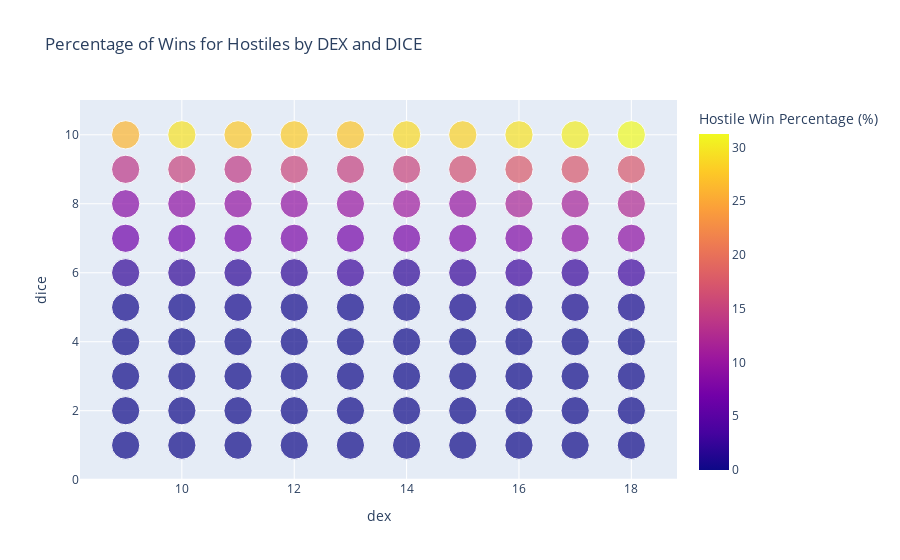

Source (notebook cell):
### Code cell
# Preprocessing data to calculate win percentages
data_grouped = data.groupby(['dex', 'dice', 'winner']).size().unstack(fill_value=0)
data_grouped['total'] = data_grouped.sum(axis=1)
data_grouped['hostile_win_percentage'] = data_grouped.get('hostiles', 0) / data_grouped['total'] * 100

# Resetting index for better plotting
data_grouped_reset = data_grouped.reset_index()

# Creating an interactive Plotly figure
fig = px.scatter(data_grouped_reset, x='dex', y='dice', size='total', color='hostile_win_percentage',
                 hover_data=['hostile_win_percentage'],
                 labels={'hostile_win_percentage': 'Hostile Win Percentage (%)', 
                         'total': 'Total Encounters'},
                 title='Percentage of Wins for Hostiles by DEX and DICE')

fig.show()

### Figure 1 — Plotly figure (JSON) as saved in the notebook; plotly's stock layout.template omitted (floating-point values rounded to 4 significant figures)
{"data": [{"customdata": [[0], [0], [0], [0.02222], [0.3111], [2.2], [6.8], [8.756], [13.8], [26.11], [0], [0], [0], [0], [0.2222], [2.089], [6.756], [9.156], [15.16], [29.44], [0], [0], [0], [0.02222], [0.3778], [1.867], [7.222], [9.6], [14.24], [27.62], [0], [0], [0], [0], [0.3333], [2.022], [7.689], [9.6], [15.44], [27.82], [0], [0], [0], [0.02222], [0.2667], [2.778], [7.222], [10.02], [14.89], [27.38], [0], [0], [0], [0], [0.2889], [1.978], [7.578], [10.69], [15.24], [28.91], [0], [0], [0], [0], [0.4889], [2.489], [7.911], [9.956], [16.56], [28.31], [0], [0], [0], [0], [0.4667], [2.844], [8.222], [11.82], [17.6], [29.49], [0], [0], [0], [0], [0.5778], [2.578], [9.378], [11.47], [17.31], [30.36], [0], [0], [0], [0.04444], [0.5111], [2.978], [9.2], [12.4], [17.33], [31.24]], "hovertemplate": "dex=%{x}<br>dice=%{y}<br>Total Encounters=%{marker.size}<br>Hostile Win Percentage (%)=%{marker.color}<extra></extra>", "legendgroup": "", "marker": {"color": [0, 0, 0, 0.02222, 0.3111, 2.2, 6.8, 8.756, 13.8, 26.11, 0, 0, 0, 0, 0.2222, 2.089, 6.756, 9.156, 15.16, 29.44, 0, 0, 0, 0.02222, 0.3778, 1.867, 7.222, 9.6, 14.24, 27.62, 0, 0, 0, 0, 0.3333, 2.022, 7.689, 9.6, 15.44, 27.82, 0, 0, 0, 0.02222, 0.2667, 2.778, 7.222, 10.02, 14.89, 27.38, 0, 0, 0, 0, 0.2889, 1.978, 7.578, 10.69, 15.24, 28.91, 0, 0, 0, 0, 0.4889, 2.489, 7.911, 9.956, 16.56, 28.31, 0, 0, 0, 0, 0.4667, 2.844, 8.222, 11.82, 17.6, 29.49, 0, 0, 0, 0, 0.5778, 2.578, 9.378, 11.47, 17.31, 30.36, 0, 0, 0, 0.04444, 0.5111, 2.978, 9.2, 12.4, 17.33, 31.24], "coloraxis": "coloraxis", "size": [4500, 4500, 4500, 4500, 4500, 4500, 4500, 4500, 4500, 4500, 4500, 4500, 4500, 4500, 4500, 4500, 4500, 4500, 4500, 4500, 4500, 4500, 4500, 4500, 4500, 4500, 4500, 4500, 4500, 4500, 4500, 4500, 4500, 4500, 4500, 4500, 4500, 4500, 4500, 4500, 4500, 4500, 4500, 4500, 4500, 4500, 4500, 4500, 4500, 4500, 4500, 4500, 4500, 4500, 4500, 4500, 4500, 4500, 4500, 4500, 4500, 4500, 4500, 4500, 4500, 4500, 4500, 4500, 4500, 4500, 4500, 4500, 4500, 4500, 4500, 4500, 4500, 4500, 4500, 4500, 4500, 4500, 4500, 4500, 4500, 4500, 4500, 4500, 4500, 4500, 4500, 4500, 4500, 4500, 4500, 4500, 4500, 4500, 4500, 4500], "sizemode": "area", "sizeref": 11.25, "symbol": "circle"}, "mode": "markers", "name": "", "orientation": "v", "showlegend": false, "type": "scatter", "x": [9, 9, 9, 9, 9, 9, 9, 9, 9, 9, 10, 10, 10, 10, 10, 10, 10, 10, 10, 10, 11, 11, 11, 11, 11, 11, 11, 11, 11, 11, 12, 12, 12, 12, 12, 12, 12, 12, 12, 12, 13, 13, 13, 13, 13, 13, 13, 13, 13, 13, 14, 14, 14, 14, 14, 14, 14, 14, 14, 14, 15, 15, 15, 15, 15, 15, 15, 15, 15, 15, 16, 16, 16, 16, 16, 16, 16, 16, 16, 16, 17, 17, 17, 17, 17, 17, 17, 17, 17, 17, 18, 18, 18, 18, 18, 18, 18, 18, 18, 18], "xaxis": "x", "y": [1, 2, 3, 4, 5, 6, 7, 8, 9, 10, 1, 2, 3, 4, 5, 6, 7, 8, 9, 10, 1, 2, 3, 4, 5, 6, 7, 8, 9, 10, 1, 2, 3, 4, 5, 6, 7, 8, 9, 10, 1, 2, 3, 4, 5, 6, 7, 8, 9, 10, 1, 2, 3, 4, 5, 6, 7, 8, 9, 10, 1, 2, 3, 4, 5, 6, 7, 8, 9, 10, 1, 2, 3, 4, 5, 6, 7, 8, 9, 10, 1, 2, 3, 4, 5, 6, 7, 8, 9, 10, 1, 2, 3, 4, 5, 6, 7, 8, 9, 10], "yaxis": "y"}], "layout": {"coloraxis": {"colorbar": {"title": {"text": "Hostile Win Percentage (%)"}}, "colorscale": [[0, "#0d0887"], [0.1111, "#46039f"], [0.2222, "#7201a8"], [0.3333, "#9c179e"], [0.4444, "#bd3786"], [0.5556, "#d8576b"], [0.6667, "#ed7953"], [0.7778, "#fb9f3a"], [0.8889, "#fdca26"], [1, "#f0f921"]]}, "legend": {"itemsizing": "constant", "tracegroupgap": 0}, "title": {"text": "Percentage of Wins for Hostiles by DEX and DICE"}, "xaxis": {"anchor": "y", "domain": [0, 1], "title": {"text": "dex"}}, "yaxis": {"anchor": "x", "domain": [0, 1], "title": {"text": "dice"}}}}
